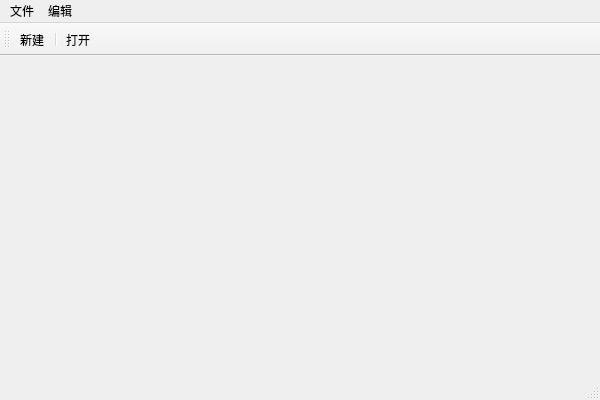
<?xml version="1.0" encoding="UTF-8"?>
<ui version="4.0">
 <class>MainWindow</class>
 <widget class="QMainWindow" name="MainWindow">
  <property name="geometry">
   <rect>
    <x>0</x>
    <y>0</y>
    <width>600</width>
    <height>400</height>
   </rect>
  </property>
  <property name="windowTitle">
   <string>MainWindow</string>
  </property>
  <widget class="QWidget" name="centralwidget"/>
  <widget class="QMenuBar" name="menubar">
   <property name="geometry">
    <rect>
     <x>0</x>
     <y>0</y>
     <width>600</width>
     <height>17</height>
    </rect>
   </property>
   <widget class="QMenu" name="menu">
    <property name="title">
     <string>文件</string>
    </property>
    <addaction name="actionnew"/>
    <addaction name="separator"/>
    <addaction name="actionopen"/>
   </widget>
   <widget class="QMenu" name="menu_2">
    <property name="title">
     <string>编辑</string>
    </property>
   </widget>
   <addaction name="menu"/>
   <addaction name="menu_2"/>
  </widget>
  <widget class="QStatusBar" name="statusbar"/>
  <widget class="QToolBar" name="toolBar">
   <property name="windowTitle">
    <string>toolBar</string>
   </property>
   <attribute name="toolBarArea">
    <enum>TopToolBarArea</enum>
   </attribute>
   <attribute name="toolBarBreak">
    <bool>false</bool>
   </attribute>
   <addaction name="actionnew"/>
   <addaction name="separator"/>
   <addaction name="actionopen"/>
  </widget>
  <action name="actionnew">
   <property name="text">
    <string>新建</string>
   </property>
  </action>
  <action name="actionopen">
   <property name="text">
    <string>打开</string>
   </property>
  </action>
 </widget>
 <resources/>
 <connections/>
</ui>
